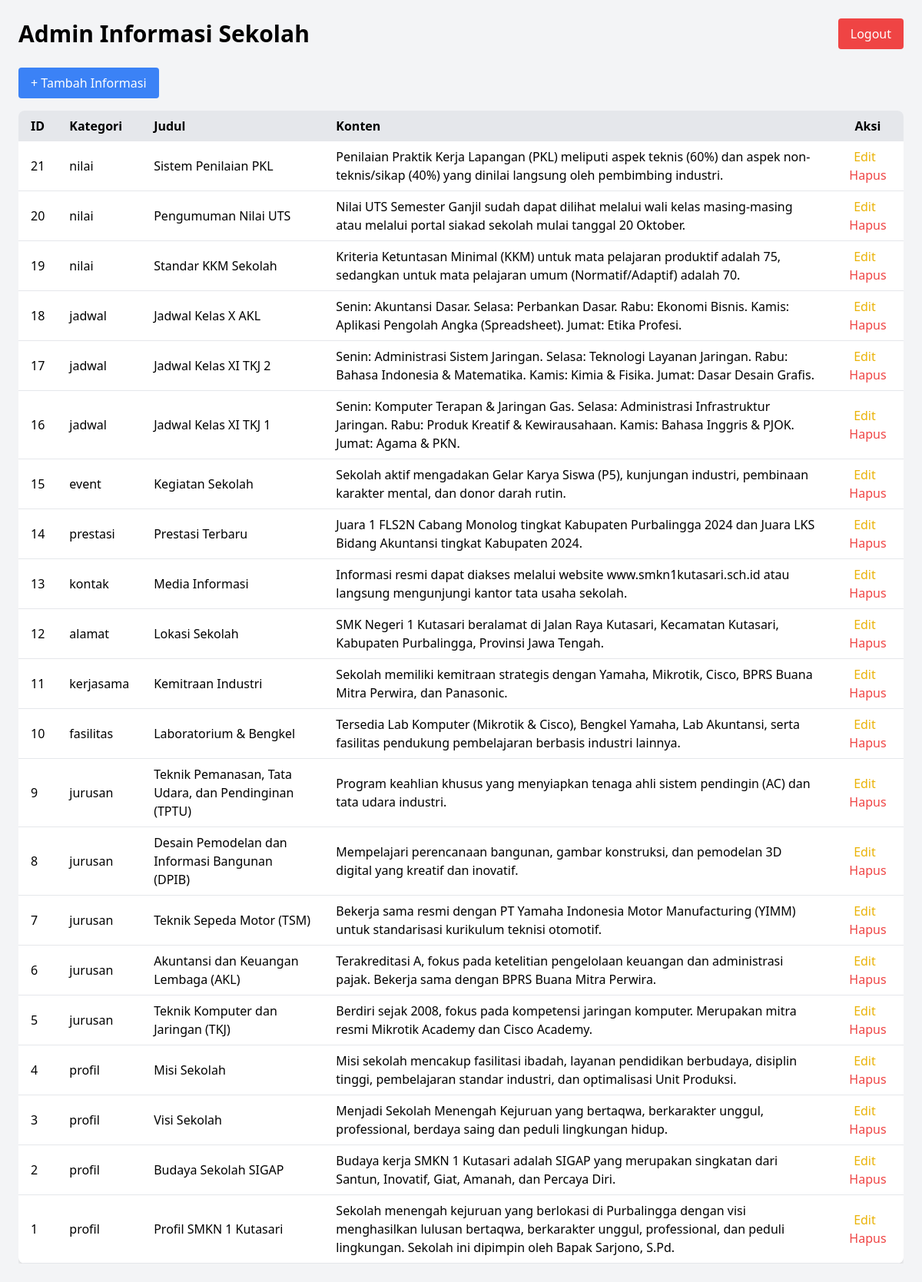
The app's page / (signed in) with its own data.
### tables this page shows
CREATE TABLE IF NOT EXISTS `informasi_sekolah` (
  `id` int(11) NOT NULL AUTO_INCREMENT,
  `kategori` varchar(50) NOT NULL,
  `judul` varchar(100) NOT NULL,
  `konten` text NOT NULL,
  PRIMARY KEY (`id`)
);

### index.php (the view, shortened to what this page needs)
<?php
require 'config.php';
$stmt = $pdo->query("SELECT * FROM informasi_sekolah ORDER BY id DESC");
$rows = $stmt->fetchAll(PDO::FETCH_ASSOC);
?>
<!DOCTYPE html>
<html lang="id">
<head>
<script src="https://cdn.tailwindcss.com"></script>
</head>
<body class="bg-gray-100 p-6">
<div class="max-w-6xl mx-auto">
    <div class="flex justify-between items-center mb-6">
        <h1 class="text-3xl font-bold">Admin Informasi Sekolah</h1>
        <a href="logout.php" class="bg-red-500 text-white px-4 py-2 rounded hover:bg-red-600">Logout</a>
    </div>
    <a href="tambah.php" class="bg-blue-500 text-white px-4 py-2 rounded hover:bg-blue-600 mb-4 inline-block">+ Tambah Informasi</a>
    <div class="overflow-x-auto">
    <table class="min-w-full bg-white shadow-md rounded-lg overflow-hidden">
        <thead class="bg-gray-200">
            <tr>
                <th class="px-4 py-2 text-left">ID</th>
                <th class="px-4 py-2 text-left">Kategori</th>
                <th class="px-4 py-2 text-left">Judul</th>
                <th class="px-4 py-2 text-left">Konten</th>
                <th class="px-4 py-2 text-center">Aksi</th>
            </tr>
        </thead>
        <tbody>
        <?php foreach ($rows as $row): ?>
            <tr class="border-b">
                <td class="px-4 py-2"><?= $row['id'] ?></td>
                <td class="px-4 py-2"><?= htmlspecialchars($row['kategori']) ?></td>
                <td class="px-4 py-2"><?= htmlspecialchars($row['judul']) ?></td>
                <td class="px-4 py-2"><?= htmlspecialchars($row['konten']) ?></td>
                <td class="px-4 py-2 text-center">
                    <a href="edit.php?id=<?= $row['id'] ?>" class="text-yellow-500 hover:text-yellow-700 mr-2">Edit</a>
                    <a href="hapus.php?id=<?= $row['id'] ?>" class="text-red-500 hover:text-red-700" onclick="return confirm('Yakin ingin menghapus?')">Hapus</a>
                </td>
            </tr>
        <?php endforeach; ?>
        </tbody>
    </table>
    </div>
</div>
</body>
</html>

### records on screen
informasi_sekolah: id "21", kategori "nilai", judul "Sistem Penilaian PKL", konten "Penilaian Praktik Kerja Lapangan (PKL) meliputi aspek teknis (60%) dan aspek non-teknis/sikap (40%) yang dinilai langsung oleh pembimbing industri."
informasi_sekolah: id "20", kategori "nilai", judul "Pengumuman Nilai UTS", konten "Nilai UTS Semester Ganjil sudah dapat dilihat melalui wali kelas masing-masing atau melalui portal siakad sekolah mulai tanggal 20 Oktober."
informasi_sekolah: id "19", kategori "nilai", judul "Standar KKM Sekolah", konten "Kriteria Ketuntasan Minimal (KKM) untuk mata pelajaran produktif adalah 75, sedangkan untuk mata pelajaran umum (Normatif/Adaptif) adalah 70."
informasi_sekolah: id "18", kategori "jadwal", judul "Jadwal Kelas X AKL", konten "Senin: Akuntansi Dasar. Selasa: Perbankan Dasar. Rabu: Ekonomi Bisnis. Kamis: Aplikasi Pengolah Angka (Spreadsheet). Jumat: Etika Profesi."
informasi_sekolah: id "17", kategori "jadwal", judul "Jadwal Kelas XI TKJ 2", konten "Senin: Administrasi Sistem Jaringan. Selasa: Teknologi Layanan Jaringan. Rabu: Bahasa Indonesia & Matematika. Kamis: Kimia & Fisika. Jumat: Dasar Desain Grafis."
informasi_sekolah: id "16", kategori "jadwal", judul "Jadwal Kelas XI TKJ 1", konten "Senin: Komputer Terapan & Jaringan Gas. Selasa: Administrasi Infrastruktur Jaringan. Rabu: Produk Kreatif & Kewirausahaan. Kamis: Bahasa Inggris & PJOK. Jumat: Agama & PKN."
informasi_sekolah: id "15", kategori "event", judul "Kegiatan Sekolah", konten "Sekolah aktif mengadakan Gelar Karya Siswa (P5), kunjungan industri, pembinaan karakter mental, dan donor darah rutin."
informasi_sekolah: id "14", kategori "prestasi", judul "Prestasi Terbaru", konten "Juara 1 FLS2N Cabang Monolog tingkat Kabupaten Purbalingga 2024 dan Juara LKS Bidang Akuntansi tingkat Kabupaten 2024."
informasi_sekolah: id "13", kategori "kontak", judul "Media Informasi", konten "Informasi resmi dapat diakses melalui website www.smkn1kutasari.sch.id atau langsung mengunjungi kantor tata usaha sekolah."
informasi_sekolah: id "12", kategori "alamat", judul "Lokasi Sekolah", konten "SMK Negeri 1 Kutasari beralamat di Jalan Raya Kutasari, Kecamatan Kutasari, Kabupaten Purbalingga, Provinsi Jawa Tengah."
informasi_sekolah: id "11", kategori "kerjasama", judul "Kemitraan Industri", konten "Sekolah memiliki kemitraan strategis dengan Yamaha, Mikrotik, Cisco, BPRS Buana Mitra Perwira, dan Panasonic."
informasi_sekolah: id "10", kategori "fasilitas", judul "Laboratorium & Bengkel", konten "Tersedia Lab Komputer (Mikrotik & Cisco), Bengkel Yamaha, Lab Akuntansi, serta fasilitas pendukung pembelajaran berbasis industri lainnya."
informasi_sekolah: id "9", kategori "jurusan", judul "Teknik Pemanasan, Tata Udara, dan Pendinginan (TPTU)", konten "Program keahlian khusus yang menyiapkan tenaga ahli sistem pendingin (AC) dan tata udara industri."
informasi_sekolah: id "8", kategori "jurusan", judul "Desain Pemodelan dan Informasi Bangunan (DPIB)", konten "Mempelajari perencanaan bangunan, gambar konstruksi, dan pemodelan 3D digital yang kreatif dan inovatif."
informasi_sekolah: id "7", kategori "jurusan", judul "Teknik Sepeda Motor (TSM)", konten "Bekerja sama resmi dengan PT Yamaha Indonesia Motor Manufacturing (YIMM) untuk standarisasi kurikulum teknisi otomotif."
informasi_sekolah: id "6", kategori "jurusan", judul "Akuntansi dan Keuangan Lembaga (AKL)", konten "Terakreditasi A, fokus pada ketelitian pengelolaan keuangan dan administrasi pajak. Bekerja sama dengan BPRS Buana Mitra Perwira."
informasi_sekolah: id "5", kategori "jurusan", judul "Teknik Komputer dan Jaringan (TKJ)", konten "Berdiri sejak 2008, fokus pada kompetensi jaringan komputer. Merupakan mitra resmi Mikrotik Academy dan Cisco Academy."
informasi_sekolah: id "4", kategori "profil", judul "Misi Sekolah", konten "Misi sekolah mencakup fasilitasi ibadah, layanan pendidikan berbudaya, disiplin tinggi, pembelajaran standar industri, dan optimalisasi Unit Produksi."
informasi_sekolah: id "3", kategori "profil", judul "Visi Sekolah", konten "Menjadi Sekolah Menengah Kejuruan yang bertaqwa, berkarakter unggul, professional, berdaya saing dan peduli lingkungan hidup."
informasi_sekolah: id "2", kategori "profil", judul "Budaya Sekolah SIGAP", konten "Budaya kerja SMKN 1 Kutasari adalah SIGAP yang merupakan singkatan dari Santun, Inovatif, Giat, Amanah, dan Percaya Diri."
informasi_sekolah: id "1", kategori "profil", judul "Profil SMKN 1 Kutasari", konten "Sekolah menengah kejuruan yang berlokasi di Purbalingga dengan visi menghasilkan lulusan bertaqwa, berkarakter unggul, professional, dan peduli lingkungan. Sekolah ini dipimpin oleh Bapak Sarjono, S.Pd."
